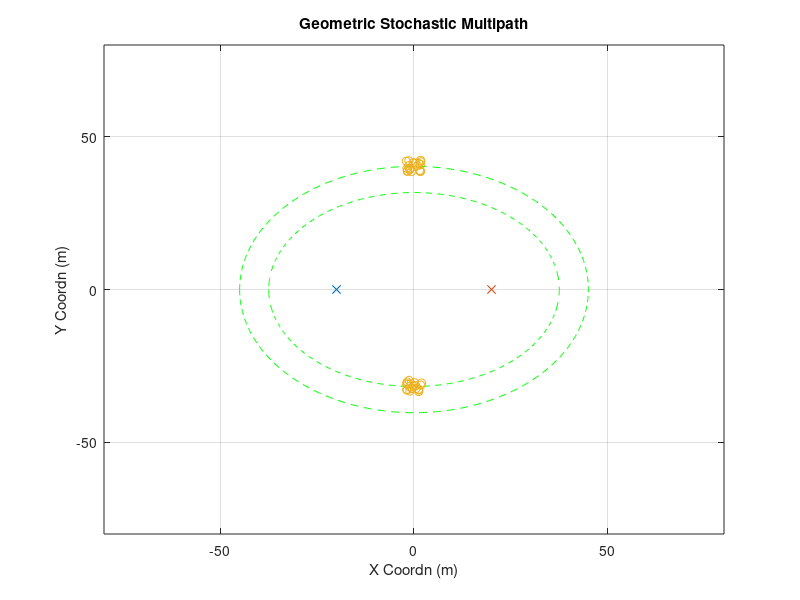

Write MATLAB code to recreate this figure. (Note: this script raises an error after producing the figure.)
% 10/09/2017
% "Waterfall" figure of channel AOA & Gain. It shows similar pattern as
% work from Y.Wang et al (Huawei)

clear;clc;close all
% rng(2)
%% other parameter
plot_ellipse = 1;
noise_pow = 1;

%% Goemetry Parameters
Nt = 32;
Nr = 16;
D_bs2ue = 40;
loc0_ue = [-D_bs2ue/2,0];
loc0_bs = [D_bs2ue/2,0];
speed_c = 3e8;
fc = 28e9;
%% Large Scale Parameter (Multiple Clusters)
cluster_delay = [300e-9,250e-9];
cluster_num = 2;
ray_num = 20;

%% Cluster Generation (Strongest Two?)
for cluster_index = 1:cluster_num
    delay = cluster_delay(cluster_index);
    ellipse_len = delay*speed_c;
    a = ellipse_len/2;
    c = D_bs2ue/2;
    b = sqrt(a^2-c^2);
    
%     AOA = rand*pi-pi/2;
    if cluster_index==1
        AOA = pi/2;
    else
        AOA = -pi/2;
    end
    loc_cluster_cnt = [a*cos(AOA),b*sin(AOA)];
    loc_cluster = repmat(loc_cluster_cnt,ray_num,1)+[rand(ray_num,1)*4-2,rand(ray_num,1)*4-2];
    loc_cluster_total((cluster_index-1)*ray_num+1:cluster_index*ray_num,:) =  loc_cluster;
    
    for ray_index = 1:ray_num
        raydelay(cluster_index,ray_index) = (norm(loc_cluster(ray_index,:)-loc0_bs)...
                    +norm(loc_cluster(ray_index,:)-loc0_ue))/speed_c;
        temp = loc_cluster(ray_index,:) - loc0_ue;
        rayAOA(cluster_index,ray_index) = angle(temp(1)+1j*temp(2));
        temp = loc_cluster(ray_index,:) - loc0_bs;
        rayAOD(cluster_index,ray_index) = angle(-temp(1)-1j*temp(2));
    end
    raygain = exp(1j*rand(cluster_num, ray_num)*2*pi);
%     raygain(2,:) = zeros(1,ray_num);
    
    fprintf('Cluster %d:\n',cluster_index);
    fprintf('DS Mean:    %4.2f ns\n', mean(raydelay(cluster_index,:)*1e9));
    fprintf('DS Std Dev: %4.2f ns\n', sqrt(var(raydelay(cluster_index,:)*1e9)));
    fprintf('AOAS Mean:    %4.2f degree\n', mean(rayAOA(cluster_index,:)/pi*180));
    fprintf('AOAS Std Dev: %4.2f degree\n', sqrt(var(rayAOA(cluster_index,:)/pi*180)));
    fprintf('AODS Mean:    %4.2f degree\n', mean(rayAOD(cluster_index,:)/pi*180));
    fprintf('AODS Std Dev: %4.2f degree\n', sqrt(var(rayAOD(cluster_index,:)/pi*180)));
    
    % plot ellipse
    if plot_ellipse
        t = -pi:0.01:pi;
        x = a*cos(t);
        y = b*sin(t);
        figure(99)
        plot(x,y,'g--');hold on
    end
end

% plot of scattering ellipse
if plot_ellipse
    figure(99)
    plot(loc0_ue(1),loc0_ue(2),'x');hold on
    plot(loc0_bs(1),loc0_bs(2),'x');hold on
    plot(loc_cluster_total(:,1),loc_cluster_total(:,2),'o');hold on
    title('Geometric Stochastic Multipath')
    axis([-80,80,-80,80])
    xlabel('X Coordn (m)')
    ylabel('Y Coordn (m)')
    grid on
end
%% Frequency Domain MIMO Channel & Frequency Domain Equivalent Beamspace Channel
Nfft = 512;
H_freq0 = get_H_freq3( raygain,...
                       raydelay,...
                       rayAOA,...
                       rayAOD,...
                       cluster_num,...
                       ray_num,...
                       Nt, Nr);
norm_factor = sqrt(mean(mean(mean(abs(H_freq0).^2))));
% norm_factor = 1;
H_freq0 = H_freq0 / norm_factor ;

%%
phi1 = mean(rayAOA(1,:),2);
% phi_round1 = round(mean(rayAOA(1,:),2)/pi*2^6)/2^6*pi;
phi_round1 = phi1;
arx1 = exp(1j*(0:Nr-1)'*pi*sin(phi_round1))/sqrt(Nr);

phi_round1_leftasst = (round(mean(rayAOA(1,:),2)/pi*2^6)-0.25)/2^6*pi;
arx1_leftasst = exp(1j*(0:Nr-1)'*pi*sin(phi_round1_leftasst))/sqrt(Nr);
phi_round1_rightasst = (round(mean(rayAOA(1,:),2)/pi*2^6)+0.25)/2^6*pi;
arx1_rightasst = exp(1j*(0:Nr-1)'*pi*sin(phi_round1_rightasst))/sqrt(Nr);

theta1 = mean(rayAOD(1,:),2);
atx1 = exp(1j*(0:Nt-1)'*pi*sin(theta1))/sqrt(Nt);

phi2 = mean(rayAOA(2,:),2);
phi_round2 = round(mean(rayAOA(2,:),2)/pi*2^6)/2^6*pi;
phi_round2 = phi2;
arx2 = exp(1j*(0:Nr-1)'*pi*sin(phi_round2))/sqrt(Nr);
theta2 = mean(rayAOD(2,:),2);
atx2 = exp(1j*(0:Nt-1)'*pi*sin(theta2))/sqrt(Nt);


%% Channel change in BB1 and BB2
% rho = 1;
% speed_rotate = -200/180*pi;
% t_range = (4:4:200)*1e-3;
% power_delay = zeros(Nfft, length(t_range));
% for tt = 1:length(t_range)
%     t_now = t_range(tt);
%     dt = t_range(2)-t_range(1);
%     
%     % setup speed
%     if t_now<500e-3
%         speed_v = [5, 0];
%     else
%         speed_v = [5, 0];
%     end
%     
%     if tt==1
%         loc_ue = loc0_ue + speed_v * dt;
%     else
%         loc_ue = loc_ue + speed_v * dt;
%     end
%      
% %     clc
% %     fprintf('Time Evolution %2.4f s\n',t_range(tt));
%     [raydelay, rayAOA, rayAOD ] = get_multipath_v2(loc0_bs, loc_ue, loc_cluster_total,...
%                                             cluster_num, ray_num );
%     power_delay(:,tt) = analyze_delay_spead(raydelay, cluster_num, ray_num, Nfft);
%     
%     rayAOA = rayAOA + speed_rotate * (tt-1) * dt;
%     raygain = raygain.*exp(1j*rand(cluster_num,ray_num)*2*pi*sqrt(1-rho^2));
% 
%     raygain_true_BB1(tt,:)  = raygain(1,:);
%     raygain_true_BB2(tt,:)  = raygain(2,:);
%     
%     raydelay_true_BB1(tt,:)  = raydelay(1,:);
%     raydelay_true_BB2(tt,:)  = raydelay(2,:);
%     
%     rayAOA_true_BB1(tt,:)  = rayAOA(1,:);
%     rayAOA_true_BB2(tt,:)  = rayAOA(2,:);
% end
% 
% figure;
% surf(t_range,1:512,power_delay);
% hold on
% ylabel('Delay (ns)');
% xlabel('Simulation Time (s)');
% ylim([200,300])

%% 
% for tt = 1:length(t_range)
%     
%     raygain(1,:) = raygain_true_BB1(tt,:);
%     raydelay(1,:) = raydelay_true_BB1(tt,:);
%     rayAOA(1,:) = rayAOA_true_BB1(tt,:);
%     
%     raygain(2,:) = raygain_true_BB2(tt,:);
%     raydelay(2,:) = raydelay_true_BB2(tt,:);
%     rayAOA(2,:) = rayAOA_true_BB2(tt,:);
%     
%     H_freq = get_H_freq3(raygain, raydelay, rayAOA, rayAOD, cluster_num, ray_num, Nt, Nr);
%     H_freq = H_freq / norm_factor;  
% 
% end

%% Power-Delay and Power-AOA Profile Evolutions
speed_v = [-10,0];
t_range = (0:20:1000)*1e-3;
rho = 0.99;
for tt = 1:length(t_range)
    loc_ue = loc0_ue+speed_v*t_range(tt);

    [raydelay, rayAOA, rayAOD ] = get_multipath_v2(loc0_bs, loc_ue, loc_cluster_total,...
                                            cluster_num, ray_num );
    
    raygain = rho * raygain + (randn(cluster_num,ray_num)+1j*randn(cluster_num,ray_num))...
                                /sqrt(2)*sqrt(1-rho^2);
    
    clc
    fprintf('Time Evolution %2.4f s\n',t_range(tt));
    for cluster_index = 1 : cluster_num
    fprintf('Cluster %d:\n',cluster_index);
    fprintf('DS Mean:    %4.2f ns\n', mean(raydelay(cluster_index,:)*1e9));
    fprintf('DS Std Dev: %4.2f ns\n', sqrt(var(raydelay(cluster_index,:)*1e9)));
    fprintf('AOAS Mean:    %4.2f degree\n', mean(rayAOA(cluster_index,:)/pi*180));
    fprintf('AOAS Std Dev: %4.2f degree\n', sqrt(var(rayAOA(cluster_index,:)/pi*180)));
    fprintf('AODS Mean:    %4.2f degree\n', mean(rayAOD(cluster_index,:)/pi*180));
    fprintf('AODS Std Dev: %4.2f degree\n', sqrt(var(rayAOD(cluster_index,:)/pi*180)));
    end
    
    t_resolution = 4e-9;
    power_delay_raw(tt,:) = analyze_delay_spead(raygain, raydelay, cluster_num, ray_num, Nfft, t_resolution);
    H_freq = get_H_freq3(raygain, raydelay, rayAOA, rayAOD, cluster_num, ray_num, Nt, Nr);
    power_AOA(tt,:) = analyze_AOA_spead(H_freq, Nt, Nr, Nfft);
end
%%
AWGN = randn(length(t_range),Nfft)+1j*randn(length(t_range),Nfft);
power_delay = abs(power_delay_raw + AWGN * (1e-3)).^2;
power_delay_dB = 10*log10(power_delay);
delay_range = 1:Nfft;
[X, Y] = meshgrid(delay_range,t_range);

% Power-AOA & Power-Delay Profile Plotting
figure
% subplot(211)
surf(X,Y,power_delay_dB-3);hold on
colorbar
colormap default
lim = caxis;
caxis([-20 0])

az = 0;
el = 90;
view(az, el);
xlim([230,280])
title('Simulated Power Delay Profile, Omni-Directional (dB)')
xlabel('Delay (nano-sec)')
ylabel('Simulated Time (sec)')

% subplot(212)
% surf(X,Y,power_delay_dB)
% colorbar
% colormap default
% view(az, el);
% xlim([280,310])
% title('Power Delay Profile Temporal Evolution for Cluster 2 (dB)')
% xlabel('Delay (ns)')
% ylabel('Simulation Time (ns)')

% Power-AOA Profile Plotting
power_AOA_dB = 10*log10(power_AOA);
AOA_range = linspace(-90,90,64);
[X, Y] = meshgrid(AOA_range,t_range);
figure
surf(X,Y,power_AOA_dB-80)
colorbar
colormap default
az = 0;
el = 90;
view(az, el);
xlim([-90,30])
caxis([-20 0])
title('Simulated AOA v.s. Time (dB)')
xlabel('Rx Array Steering Angle (deg)')
ylabel('Simulated Time (sec)')



